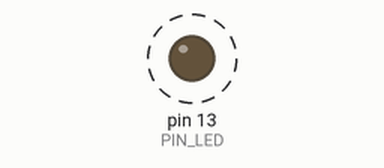
Simulated run of this sketch. Board: Arduino Uno, built with avr-gcc and run on an emulated ATmega328P. On the bench: output pins drawn as LEDs (lit = HIGH). Dashed ring = blinking. What the sketch prints to the serial monitor is not drawn.

Above: at 0.6 s.
Timing chart, 0 to 3.0 s (numbered marks = the images above):
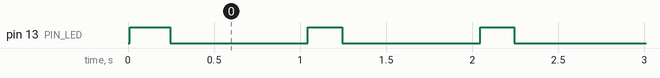

Measured:
- by itself, pin 13 (PIN_LED): alternates HIGH for 0.20 s and LOW for 0.80 s

The sketch:

Lab01_Ejercicio1.ino
```cpp
// Lab01_Ejercicio1.ino
/* =================================================
   Lab 01 — Ejercicio 1
   Modificación de tiempos de delay:
     - LED encendido : 200 ms
     - LED apagado   : 800 ms
   Observación esperada: el LED se percibe como un
   destello rápido con apagado prolongado, dando la
   sensación visual de que está casi siempre apagado.
   ================================================= */

const int PIN_LED = 13;
int contador = 0;

void setup() {
  pinMode(PIN_LED, OUTPUT);
  Serial.begin(9600);
  Serial.println("=== Lab 01 Ejercicio 1: Blink 200/800 ms ===");
  Serial.println("Formato: [#N] LED -> ESTADO");
}

void loop() {
  contador++;

  // Encender 200 ms
  digitalWrite(PIN_LED, HIGH);
  Serial.print("[#");
  Serial.print(contador);
  Serial.println("] LED -> ENCENDIDO  (200 ms)");
  delay(200);

  // Apagar 800 ms
  digitalWrite(PIN_LED, LOW);
  Serial.print("[#");
  Serial.print(contador);
  Serial.println("] LED -> APAGADO    (800 ms)");
  delay(800);
}
```
